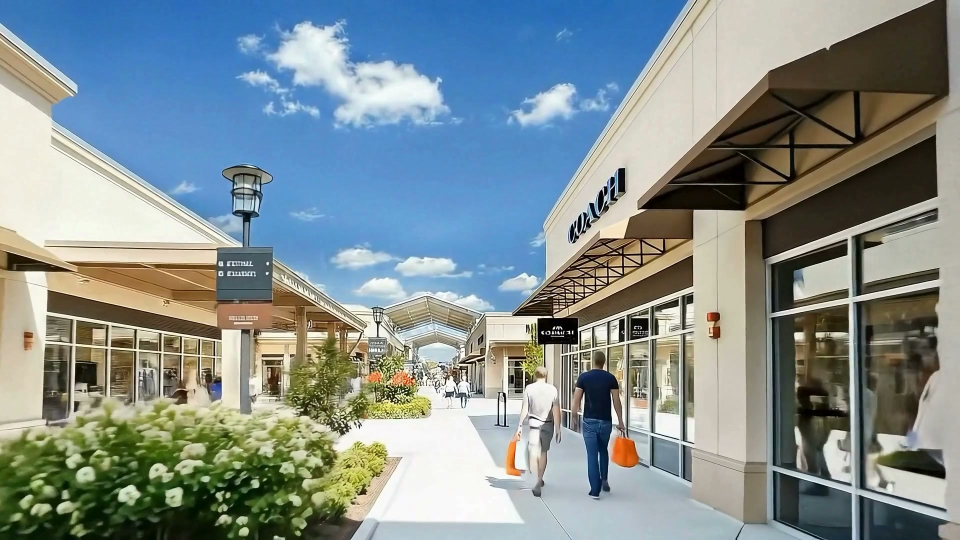
#> input picture ar_runs/run1__e2e_test/capture/frames/frame_000001.jpg, 1920 x 1080 px (shown at 1/2 size)
$ python run_layer2.py --images-dir ../../ar_runs/run1__e2e_test/capture/frames   (older library calls are emulated)
#> lines starting #> are read from the running program, lines starting #| are printed output that depends on the picture
### upload_to_splat/frame_quality_layer/blur_scorer.py
#!/usr/bin/env python3
"""
Blur scoring via Laplacian variance.

Higher score = sharper frame.
Threshold: frames below `min_blur_score` are rejected.

Rule of thumb: < 50 is very blurry, < 100 blurry, > 200 sharp.
Default threshold: 80.0 (tunable via config/CLI).
"""

from __future__ import annotations

import cv2
import numpy as np
from pathlib import Path


def score_blur(image_path: Path) -> float:
    """
    Return Laplacian variance (sharpness proxy).
    Higher = sharper. Returns 0.0 on read failure.
    """
    img = cv2.imread(str(image_path), cv2.IMREAD_GRAYSCALE)
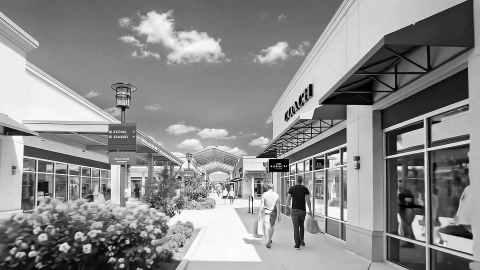
#> img: shape (1080, 1920) (shown at 1/4 size); min 0, max 255, mean 139.2
    if img is None:
        return 0.0
    lap = cv2.Laplacian(img, cv2.CV_64F)
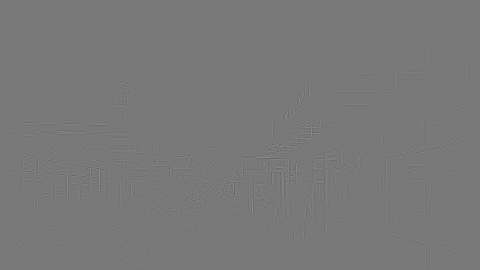
#> lap: shape (1080, 1920) float64 (shown at 1/4 size); min -440, max 488, mean 0; drawn with min black and max white
#> pass 2 of the loop in run_selection, `for p in all_frames:`:
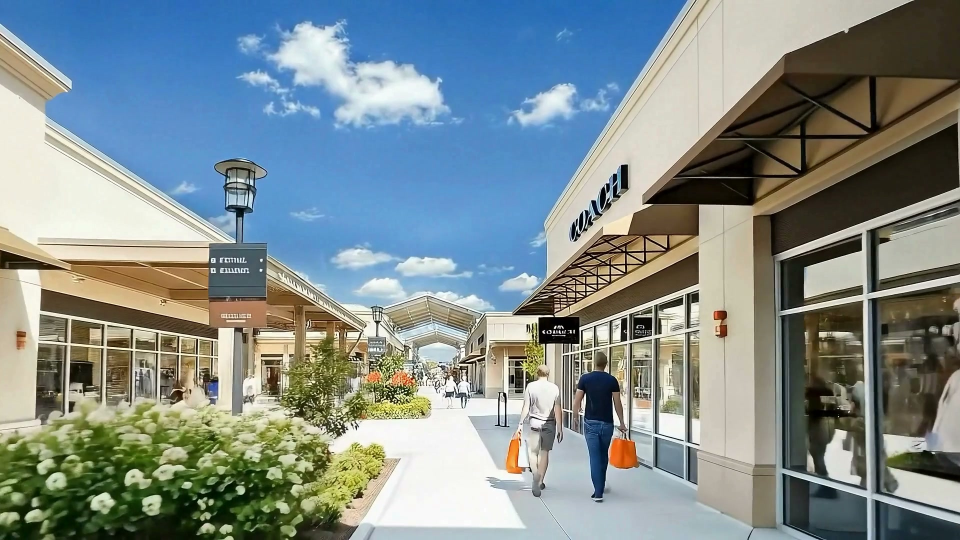
#> input picture ar_runs/run1__e2e_test/capture/frames/frame_000002.jpg, 1920 x 1080 px (shown at 1/2 size)
#> in score_blur (call 2), `lap = cv2.Laplacian(img, cv2.CV_64F)`:
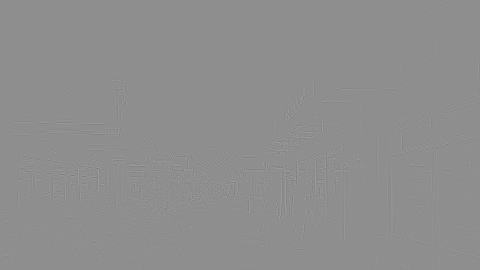
#> lap: shape (1080, 1920) float64 (shown at 1/4 size); min -632, max 498, mean 0; drawn with min black and max white
    return float(lap.var())


def score_blur_batch(image_paths: list[Path]) -> dict[str, float]:
    """Return {filename: blur_score} for all paths."""
    return {p.name: score_blur(p) for p in image_paths}

### upload_to_splat/frame_quality_layer/exposure_scorer.py
#!/usr/bin/env python3
"""
Exposure scoring via histogram analysis.

Score is in [0, 1]:
  1.0 = well-exposed (mean brightness in [exposure_min, exposure_max])
  0.0 = severely over- or under-exposed

Internally we measure:
  - mean_brightness: mean pixel value / 255
  - over_exposed_ratio: fraction of pixels > 250
  - under_exposed_ratio: fraction of pixels < 5

A frame is penalised proportionally to how far its mean falls outside the
target window, and also penalised for extreme clipping.
"""

from __future__ import annotations

from pathlib import Path

import cv2
import numpy as np


def _exposure_stats(img_gray: np.ndarray) -> dict:
    total = img_gray.size
    mean_norm = float(img_gray.mean()) / 255.0
#> mean_norm = 0.546
    over = float(np.sum(img_gray > 250)) / total
#> over = 0.00391
    under = float(np.sum(img_gray < 5)) / total
#> under = 0.00516
    return {"mean_brightness": mean_norm, "over_ratio": over, "under_ratio": under}


def score_exposure(
    image_path: Path,
    *,
    target_min: float = 0.15,
    target_max: float = 0.85,
    clip_penalty_weight: float = 0.5,
) -> float:
    """
    Return exposure quality score in [0, 1].
    1.0 = perfectly exposed, 0.0 = completely blown/dark.
    """
    img = cv2.imread(str(image_path), cv2.IMREAD_GRAYSCALE)
    if img is None:
        return 0.0

    stats = _exposure_stats(img)
#> stats = {'mean_brightness': 0.546, 'over_ratio': 0.00391, 'under_ratio': 0.00516}
    mean = stats["mean_brightness"]
#> mean = 0.546

    # Distance from target window [target_min, target_max]
    if target_min <= mean <= target_max:
        window_score = 1.0
    elif mean < target_min:
        window_score = max(0.0, 1.0 - (target_min - mean) / target_min)
    else:
        window_score = max(0.0, 1.0 - (mean - target_max) / (1.0 - target_max))

    # Clipping penalty
    clip_ratio = stats["over_ratio"] + stats["under_ratio"]
#> clip_ratio = 0.00907
    clip_score = max(0.0, 1.0 - clip_penalty_weight * clip_ratio * 10)
#> clip_score = 0.955
#> pass 2 of the loop in run_selection, `for p in all_frames:`:

    return float(window_score * clip_score)


# [10 lines left out: function score_exposure_batch, not called in this run]

### upload_to_splat/frame_quality_layer/motion_scorer.py
#!/usr/bin/env python3
"""
Motion / viewpoint-change scoring.

For each frame, compute the mean absolute difference (MAD) against the
previous frame in sorted order.

  - Low MAD  → static, near-duplicate of previous (low viewpoint change)
  - High MAD → large jump or motion blur from fast camera movement

We want frames in the "moderate" range: enough change to add new geometry,
not so much that the frame is motion-blurred.

Returns:
  score in [0, 1]:
    0.0 = identical to previous (pure duplicate)
    ~1.0 = large change

The first frame always gets score 1.0 (no previous to compare to).
"""

from __future__ import annotations

from pathlib import Path

import cv2
import numpy as np


def _resize_for_diff(img: np.ndarray, width: int = 128) -> np.ndarray:
    """Downscale for fast diff. Aspect ratio preserved."""
#> called with width = 128
    h, w = img.shape[:2]
    new_h = max(1, int(h * width / max(w, 1)))
    return cv2.resize(img, (width, new_h), interpolation=cv2.INTER_AREA)
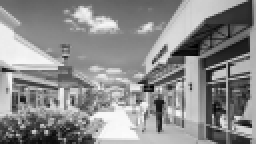
#> returned value: shape (72, 128) (shown 2 times larger); min 1, max 252, mean 139.3


def score_motion_sequence(
    image_paths: list[Path],
) -> dict[str, float]:
    """
    Given a sorted list of image paths, return {filename: motion_score}.
    Motion score = normalised MAD vs previous frame (0 = no change, 1 = max change).
    """
    scores: dict[str, float] = {}
    prev_small: np.ndarray | None = None

    for path in image_paths:
        img = cv2.imread(str(path), cv2.IMREAD_GRAYSCALE)
        if img is None:
            scores[path.name] = 0.0
            continue

        small = _resize_for_diff(img)

        if prev_small is None:
            scores[path.name] = 1.0  # first frame: assume max novelty
        else:
            # Resize to same shape if needed (should match if source is consistent)
            if prev_small.shape != small.shape:
                prev_small = cv2.resize(prev_small, (small.shape[1], small.shape[0]))
            mad = float(np.mean(np.abs(small.astype(np.int32) - prev_small.astype(np.int32))))
            # Normalise: MAD saturates around 50-80 for large scene changes
            scores[path.name] = min(1.0, mad / 60.0)

        prev_small = small
#> pass 2 of the loop in score_motion_sequence, `for path in image_paths:`:
#> in _resize_for_diff (call 2), `return cv2.resize(img, (width, new_h), interpolation=cv2.INTER_AREA)`:
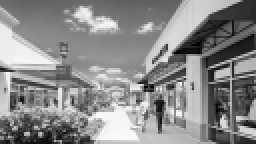
#> returned value: shape (72, 128) (shown 2 times larger); min 2, max 250, mean 137.5
#> mad = 13.08

    return scores

### upload_to_splat/frame_quality_layer/frame_selector.py
#!/usr/bin/env python3
"""
Frame selector: combines all four scores and decides keep vs. reject.

Selection pipeline (in order):
  1. Blur filter   — reject frames below blur_threshold (Laplacian var)
  2. Exposure filter — reject frames below exposure_threshold (0-1 score)
  3. Duplicate filter — reject near-duplicates (dHash Hamming > hamming_threshold keeps)
  4. Motion floor  — after dedup, reject frames whose motion score < motion_floor
     (catches static runs that slipped past dedup)

Rejected frames are MOVED to images_rejected/ (not deleted).
A JSON report is written to metadata/layer2_scores.json.

Minimum-keep guard: if selection would drop below min_keep_frames,
thresholds are relaxed progressively so COLMAP always has enough frames.
"""

from __future__ import annotations

import json
import shutil
from pathlib import Path

from .blur_scorer import score_blur
from .exposure_scorer import score_exposure
from .motion_scorer import score_motion_sequence
from .duplicate_scorer import select_non_duplicates

IMAGE_EXTENSIONS = frozenset({".jpg", ".jpeg", ".png", ".bmp", ".tiff", ".tif"})


def _collect_images(images_dir: Path) -> list[Path]:
    """Return sorted list of image files in images_dir."""
    paths = [
        p for p in images_dir.iterdir()
        if p.is_file() and p.suffix.lower() in IMAGE_EXTENSIONS
    ]
    return sorted(paths, key=lambda p: p.name)


def run_selection(
    images_dir: Path,
    rejected_dir: Path,
    *,
    blur_threshold: float = 80.0,
    exposure_threshold: float = 0.15,
    hamming_threshold: int = 8,
    motion_floor: float = 0.03,
    min_keep_frames: int = 30,
    verbose: bool = True,
) -> dict:
    """
    Score all frames and move rejected ones to rejected_dir.

    Returns a stats dict suitable for writing to run_metadata.json.
    """
    images_dir = images_dir.resolve()
    rejected_dir = rejected_dir.resolve()
    rejected_dir.mkdir(parents=True, exist_ok=True)

    all_frames = _collect_images(images_dir)
    n_total = len(all_frames)

    if n_total == 0:
        return {"error": "no images found", "kept": 0, "rejected": 0, "total": 0}

    if verbose:
        print(f"\n[Layer 2] Scoring {n_total} frames...")

    # ── 1. Blur scores ──────────────────────────────────────────────────────
    blur_scores: dict[str, float] = {}
    for p in all_frames:
        blur_scores[p.name] = score_blur(p)

    # ── 2. Exposure scores ──────────────────────────────────────────────────
    exposure_scores: dict[str, float] = {}
    for p in all_frames:
        exposure_scores[p.name] = score_exposure(p)

    # ── 3. Motion scores (sequential) ──────────────────────────────────────
    motion_scores = score_motion_sequence(all_frames)
#> motion_scores = {'frame_000001.jpg': 1, 'frame_000002.jpg': 0.218}

    # ── 4. Duplicate detection ──────────────────────────────────────────────
    non_dup_set, redundancy_scores = select_non_duplicates(
        all_frames, hamming_threshold=hamming_threshold
    )
#> pass 2 of the loop in compute_hashes, `for path in image_paths:`:
#> in select_non_duplicates, `hashes = compute_hashes(image_paths, hash_size)`: hashes = 2 items
#> the loop in select_non_duplicates, `for path in image_paths:` made 2 passes
#> (name, min_dist, redundancy) on pass 2: ('frame_000002.jpg', 4, 0.938)
#> after the loop in select_non_duplicates, `for path in image_paths:`: keep_set = 1 item; redundancy_scores = {'frame_000001.jpg': 0, 'frame_000002.jpg': 0.938}
#> non_dup_set = 1 item; redundancy_scores = {'frame_000001.jpg': 0, 'frame_000002.jpg': 0.938}

    # ── Build per-frame records ─────────────────────────────────────────────
    frame_records: list[dict] = []
    for p in all_frames:
        name = p.name
        frame_records.append(
            {
                "name": name,
                "blur": round(blur_scores[name], 3),
                "exposure": round(exposure_scores[name], 3),
                "motion": round(motion_scores[name], 3),
                "redundancy": round(redundancy_scores.get(name, 0.0), 3),
            }
        )
#> this loop made 2 passes
#> name on passes 1 to 2: 'frame_000001.jpg', 'frame_000002.jpg'
#> after the loop, frame_records = 2 items

    # ── Apply filters with min-keep guard ──────────────────────────────────
    def _apply_filters(
        bt: float, et: float, ht: int, mf: float
    ) -> tuple[set[str], set[str]]:
        # Re-run duplicate detection with possibly relaxed threshold
        nd_set, _ = select_non_duplicates(all_frames, hamming_threshold=ht)
#> pass 2 of the loop in compute_hashes, `for path in image_paths:`:
#> the loop in select_non_duplicates (call 2), `for path in image_paths:` made 2 passes
#> nd_set = 1 item
        keep: set[str] = set()
        reject: set[str] = set()
        for p in all_frames:
            name = p.name
            reasons = []
            if blur_scores[name] < bt:
                reasons.append("blur")
            if exposure_scores[name] < et:
                reasons.append("exposure")
            if name not in nd_set:
                reasons.append("duplicate")
            elif motion_scores[name] < mf:
                reasons.append("static")
            if reasons:
                reject.add(name)
            else:
                keep.add(name)
#> after the loop, keep = 1 item; reject = 1 item
        return keep, reject

    keep_set, reject_set = _apply_filters(
        blur_threshold, exposure_threshold, hamming_threshold, motion_floor
    )
#> keep_set = 1 item; reject_set = 1 item

    # Progressive relaxation if too few kept
    relaxation_steps = [
        # (blur_t, exposure_t, hamming_t, motion_floor)
        (blur_threshold * 0.5, exposure_threshold * 0.5, hamming_threshold // 2, motion_floor * 0.5),
        (0.0, 0.0, 0, 0.0),  # keep everything
    ]
    relaxed = False
    for bt, et, ht, mf in relaxation_steps:
        if len(keep_set) >= min_keep_frames:
            break
        if verbose:
            print(
                f"[Layer 2] Only {len(keep_set)} frames pass; relaxing thresholds "
                f"(blur>={bt:.0f}, exp>={et:.2f}, hamming>{ht}, motion>={mf:.2f})"
            )
#| [Layer 2] Only 1 frames pass; relaxing thresholds (blur>=40, exp>=0.07, hamming>4, motion>=0.01)
        keep_set, reject_set = _apply_filters(bt, et, ht, mf)
#> the loop in _apply_filters (call 2), `for p in all_frames:` made 2 passes
        relaxed = True
#> pass 2 of the loop in run_selection, `for bt, et, ht, mf in relaxation_steps:`:
#| [Layer 2] Only 1 frames pass; relaxing thresholds (blur>=0, exp>=0.00, hamming>0, motion>=0.00)
#> in run_selection, `keep_set, reject_set = _apply_filters(bt, et, ht, mf)`: keep_set = 2 items; reject_set = 0 items

    # ── Move rejected frames ────────────────────────────────────────────────
    reject_reasons: dict[str, list[str]] = {}
    for p in all_frames:
        name = p.name
        if name in reject_set:
            reasons = []
            if blur_scores[name] < blur_threshold:
                reasons.append("blur")
            if exposure_scores[name] < exposure_threshold:
                reasons.append("exposure")
            if redundancy_scores.get(name, 0.0) > (1.0 - hamming_threshold / 64.0):
                reasons.append("duplicate")
            if motion_scores[name] < motion_floor:
                reasons.append("static")
            reject_reasons[name] = reasons or ["threshold_relaxation_kept_anyway"]
            shutil.move(str(p), str(rejected_dir / name))
#> after the loop, reject_reasons = 0 items

    n_kept = len(keep_set)
#> n_kept = 2
    n_rejected = len(reject_set)
#> n_rejected = 0

    if verbose:
        print(
            f"[Layer 2] Done: kept {n_kept}, rejected {n_rejected} "
            f"(blur={sum(1 for r in reject_reasons.values() if 'blur' in r)}, "
            f"exposure={sum(1 for r in reject_reasons.values() if 'exposure' in r)}, "
            f"duplicate={sum(1 for r in reject_reasons.values() if 'duplicate' in r)}, "
            f"static={sum(1 for r in reject_reasons.values() if 'static' in r)})"
        )
#| [Layer 2] Done: kept 2, rejected 0 (blur=0, exposure=0, duplicate=0, static=0)

    return {
        "total_input": n_total,
        "kept": n_kept,
        "rejected": n_rejected,
        "thresholds_relaxed": relaxed,
        "thresholds": {
            "blur": blur_threshold,
            "exposure": exposure_threshold,
            "hamming": hamming_threshold,
            "motion_floor": motion_floor,
            "min_keep_frames": min_keep_frames,
        },
        "reject_reasons": {
            k: v for k, v in reject_reasons.items()
        },
        "frame_scores": frame_records,
    }

### upload_to_splat/frame_quality_layer/duplicate_scorer.py
#!/usr/bin/env python3
"""
Near-duplicate detection via difference hashing (dHash).

dHash: resize to (hash_size+1, hash_size), compute horizontal gradient bits.
Hamming distance between two hashes → similarity.

  distance 0   → identical
  distance ≤ 8 → near-duplicate (tunable threshold)
  distance > 8 → different enough to keep

We run a greedy forward scan: keep a frame if its dHash is far enough from
ALL previously kept frames. This is O(n²) but n is at most a few hundred frames,
so it is fast in practice.

Returns a set of filenames to KEEP (non-duplicates).
"""

from __future__ import annotations

from pathlib import Path

import cv2
import numpy as np


def _dhash(img_gray: np.ndarray, hash_size: int = 8) -> np.ndarray:
    """Return dHash as a boolean array of length hash_size*hash_size."""
    resized = cv2.resize(img_gray, (hash_size + 1, hash_size), interpolation=cv2.INTER_AREA)
    diff = resized[:, 1:] > resized[:, :-1]  # horizontal gradient
    return diff.flatten()


def _hamming(a: np.ndarray, b: np.ndarray) -> int:
    return int(np.count_nonzero(a != b))


def compute_hashes(image_paths: list[Path], hash_size: int = 8) -> dict[str, np.ndarray]:
    """Return {filename: dhash_array} for all paths."""
    hashes: dict[str, np.ndarray] = {}
    for path in image_paths:
        img = cv2.imread(str(path), cv2.IMREAD_GRAYSCALE)
        if img is None:
            hashes[path.name] = np.zeros(hash_size * hash_size, dtype=bool)
        else:
            hashes[path.name] = _dhash(img, hash_size)
    return hashes


def select_non_duplicates(
    image_paths: list[Path],
    *,
    hamming_threshold: int = 8,
    hash_size: int = 8,
) -> tuple[set[str], dict[str, float]]:
    """
    Greedy forward scan: keep frame if dHash distance to all kept frames > threshold.

    Returns:
      (keep_set, redundancy_scores)
      redundancy_score: 0.0 = unique, 1.0 = identical to a kept frame
    """
    hashes = compute_hashes(image_paths, hash_size)
    max_dist = hash_size * hash_size  # maximum possible Hamming distance

    kept_hashes: list[np.ndarray] = []
    keep_set: set[str] = set()
    redundancy_scores: dict[str, float] = {}

    for path in image_paths:
        name = path.name
        h = hashes[name]
        if not kept_hashes:
            keep_set.add(name)
            kept_hashes.append(h)
            redundancy_scores[name] = 0.0
        else:
            min_dist = min(_hamming(h, kh) for kh in kept_hashes)
            redundancy = max(0.0, 1.0 - min_dist / max_dist)
            redundancy_scores[name] = redundancy
            if min_dist > hamming_threshold:
                keep_set.add(name)
                kept_hashes.append(h)

    return keep_set, redundancy_scores

### upload_to_splat/frame_quality_layer/run_layer2.py
#!/usr/bin/env python3
"""
Layer 2 CLI — frame quality scoring and keyframe selection.

Run standalone against any images/ folder:
  PYTHONPATH=upload_to_splat python3 -m frame_quality_layer.run_layer2 --images-dir runs/<id>/images

Or called from pipeline/run_pipeline.py as a stage.

Outputs:
  - Rejected frames moved to <images_dir>/../images_rejected/
  - Score report written to <images_dir>/../metadata/layer2_scores.json
"""

from __future__ import annotations

import argparse
import json
import sys
from pathlib import Path

# Allow running as standalone script: python3 upload_to_splat/frame_quality_layer/run_layer2.py
_HERE = Path(__file__).resolve().parent.parent  # upload_to_splat/
if str(_HERE) not in sys.path:
    sys.path.insert(0, str(_HERE))

from frame_quality_layer.frame_selector import run_selection  # noqa: E402


def run_layer2(
    images_dir: Path,
    *,
    blur_threshold: float = 80.0,
    exposure_threshold: float = 0.15,
    hamming_threshold: int = 8,
    motion_floor: float = 0.03,
    min_keep_frames: int = 30,
    verbose: bool = True,
) -> dict:
    """
    Entry point for pipeline integration.

    images_dir: path to the frames folder (e.g. run_dir/images)
    Returns stats dict (also written to metadata/layer2_scores.json).
    """
    images_dir = images_dir.resolve()
    run_dir = images_dir.parent
    rejected_dir = run_dir / "images_rejected"
    meta_dir = run_dir / "metadata"
    meta_dir.mkdir(parents=True, exist_ok=True)

    stats = run_selection(
        images_dir,
        rejected_dir,
        blur_threshold=blur_threshold,
        exposure_threshold=exposure_threshold,
        hamming_threshold=hamming_threshold,
        motion_floor=motion_floor,
        min_keep_frames=min_keep_frames,
        verbose=verbose,
    )
#> stats = 7 items

    report_path = meta_dir / "layer2_scores.json"
    report_path.write_text(
        json.dumps(stats, indent=2) + "\n", encoding="utf-8"
    )
    if verbose:
        print(f"[Layer 2] Score report → {report_path}")

    return stats


def main() -> None:
    parser = argparse.ArgumentParser(
        description="Layer 2: score and filter frames before COLMAP."
    )
    parser.add_argument(
        "--images-dir",
        type=Path,
        required=True,
        help="Directory containing extracted frames (e.g. runs/<id>/images).",
    )
    parser.add_argument(
        "--blur-threshold",
        type=float,
        default=80.0,
        help="Minimum Laplacian variance to keep (default: 80). Higher = stricter.",
    )
    parser.add_argument(
        "--exposure-threshold",
        type=float,
        default=0.15,
        help="Minimum exposure score [0,1] to keep (default: 0.15).",
    )
    parser.add_argument(
        "--hamming-threshold",
        type=int,
        default=8,
        help="dHash Hamming distance; frames closer than this to a kept frame are dropped (default: 8).",
    )
    parser.add_argument(
        "--motion-floor",
        type=float,
        default=0.03,
        help="Minimum motion score [0,1] to keep (default: 0.03). Removes still frames.",
    )
    parser.add_argument(
        "--min-keep-frames",
        type=int,
        default=30,
        help="Safety floor: relax thresholds if fewer frames would be kept (default: 30).",
    )
    parser.add_argument(
        "--quiet",
        action="store_true",
        help="Suppress progress output.",
    )
    args = parser.parse_args()

    stats = run_layer2(
        args.images_dir,
        blur_threshold=args.blur_threshold,
        exposure_threshold=args.exposure_threshold,
        hamming_threshold=args.hamming_threshold,
        motion_floor=args.motion_floor,
        min_keep_frames=args.min_keep_frames,
        verbose=not args.quiet,
    )
#> stats = 7 items

    print(
        f"\nLayer 2 complete: {stats['kept']}/{stats['total_input']} frames kept "
        f"({stats['rejected']} rejected)."
    )
#| Layer 2 complete: 2/2 frames kept (0 rejected).


if __name__ == "__main__":
    main()
